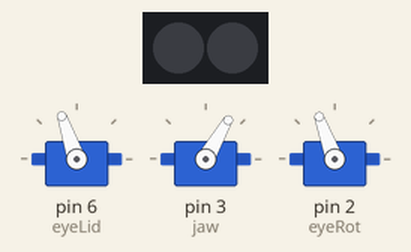
A sketch run on a simulated Arduino Uno, built with avr-gcc and run on an emulated ATmega328P. Shown: 3 × servo, 2 RGB LEDs in strip order, left to right.

Above: at 0.05 s.
At 1.45 s:
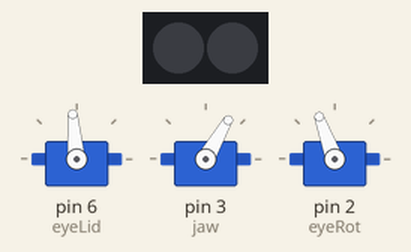
At 2.9 s:
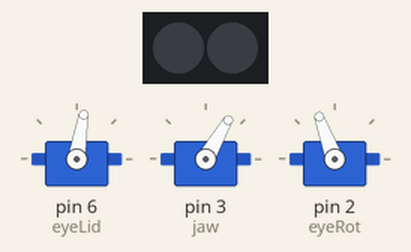
Timing chart, 0 to 4.4 s (numbered marks = the images above):
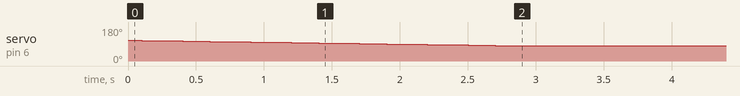

The sketch:

Dragon_Head_Demo.ino
```cpp
#include<Servo.h>
Servo eyeRot;
Servo eyeLid;
Servo jaw;

#include <Adafruit_NeoPixel.h>
#define PIN 5
Adafruit_NeoPixel strip = Adafruit_NeoPixel(2, PIN, NEO_GRB + NEO_KHZ800);
void neoEyes();
void servoMove();
uint16_t j=0;
boolean abierto=0;
uint32_t Wheel();
int posRot = 110; // initial position of servo
int posLid = 110;
int posJaw = 60;
int color = 0;


void setup() {

  eyeLid.attach(6);
  jaw.attach(3);
  eyeRot.attach(2);

  eyeRot.write(posRot);
  jaw.write(posJaw);
  eyeLid.write(posLid);

//  jaw.write(180);
//  delay(1000);
//  jaw.write(0);
//  delay(1000);
//  jaw.write(posJaw);
//  delay(1000);

  strip.begin();
  strip.show(); // Initialize all pixels to 'off'
}

//transition r - g - b - back to r.
uint32_t Wheel(byte WheelPos ) {
  WheelPos = 255 - WheelPos;
  if(WheelPos < 85) {
    return strip.Color(255 - WheelPos * 3, 0, WheelPos * 3);
  }
  if(WheelPos < 170) {
    WheelPos -= 85;
    return strip.Color(0, WheelPos * 3, 255 - WheelPos * 3);
  }
  WheelPos -= 170;
  return strip.Color(WheelPos * 3, 255 - WheelPos * 3, 0);
}

void loop() {
  servoLidDemo();
  neoEyesDemo();
  servoRotDemo();
}

  //-----------------------------NEOPIXEL EYES-----------------------------------

void neoEyesDemo(){
uint16_t i;
    if (abierto=0){
    color+=39;
    for(j=j; j<color; j++) {
    for(i=0; i< strip.numPixels(); i++) {
      strip.setPixelColor(i, Wheel(((256 / strip.numPixels())+ j) & 255));
    }
    strip.show();
    }
  }
}
//-----------------------------SERVO CONTROL-----------------------------------

void servoLidDemo(){
  if (abierto==0) posLid--;
  if (posLid==80) abierto=1;

  if (abierto==1) posLid++;
  if(posLid==110) abierto=0;

  eyeLid.write(posLid);
  delay(100);
}

void servoRotDemo(){
  if (abierto==1){
  for(posRot=60;posRot<130;posRot++){
  eyeRot.write(posRot);
  delay(100);
  }
  for(posRot=130;posRot>60;posRot--){
  eyeRot.write(posRot);
  delay(100);
  }
  for(posRot=60;posRot<110;posRot++){
  eyeRot.write(posRot);
  delay(100);
  }
 }
}
```

Measured:
- by itself, servo on pin 6 (eyeLid): moves from 109° to 81° over 2.7 s
